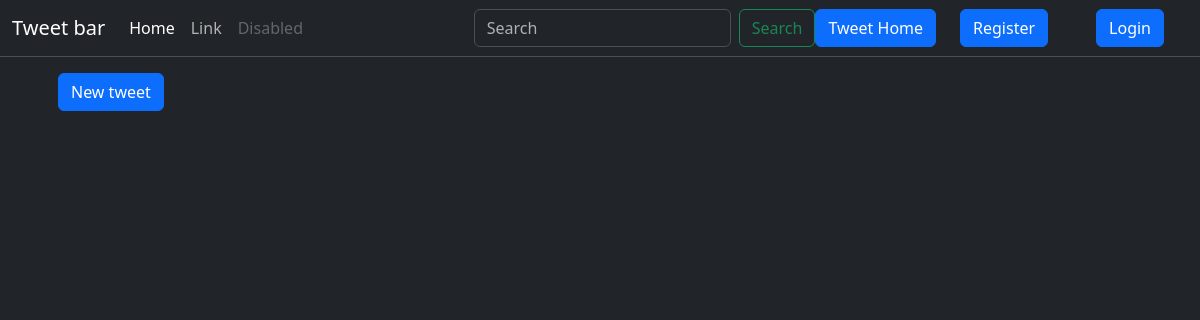
Before: / with the older database file.
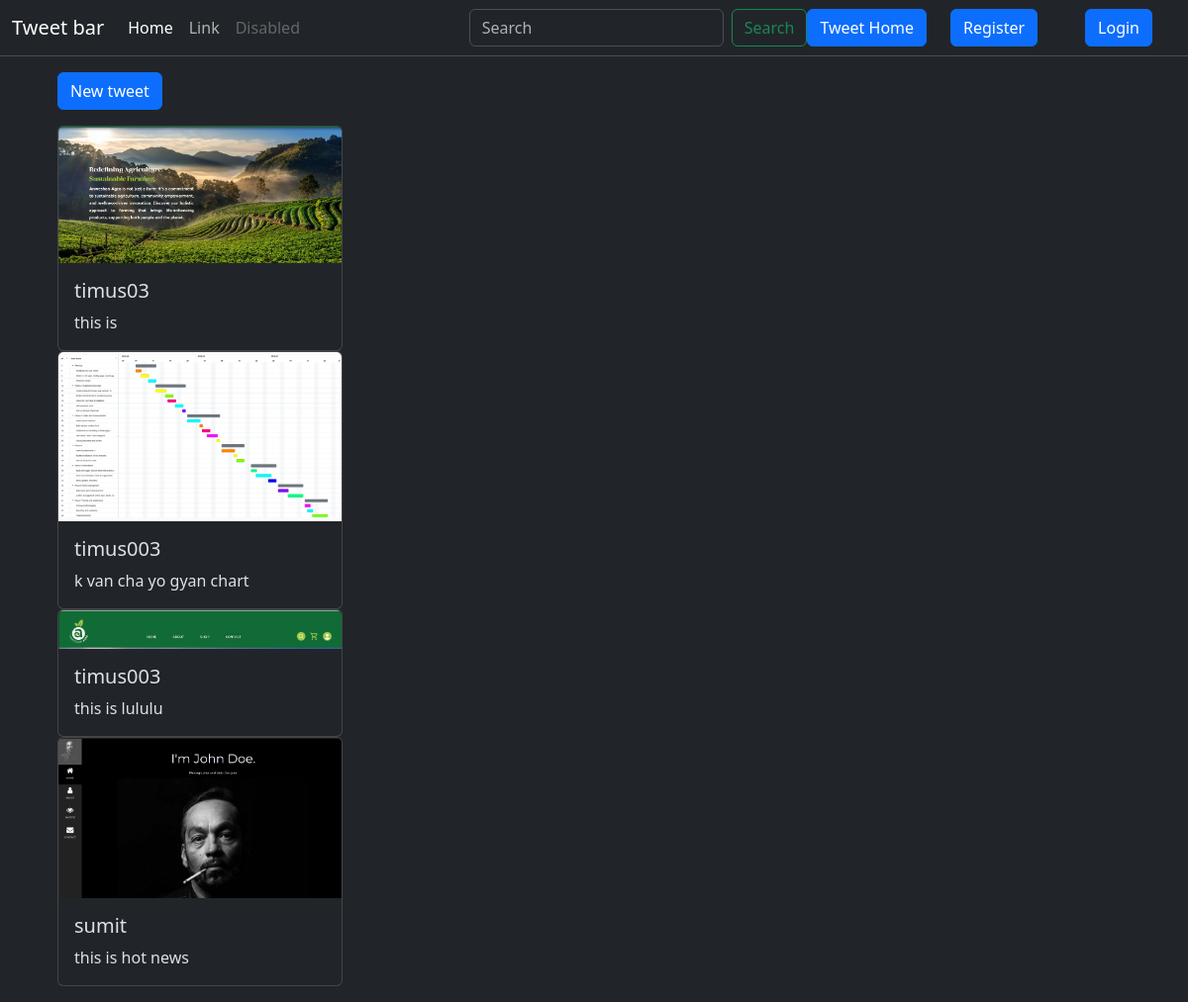
After: the same page with the newer database file.
### api/models.py (models this page shows, shortened)
class Tweet(models.Model):
    user = models.ForeignKey(User, on_delete=models.CASCADE)
    text = models.TextField(max_length=240)
    photo = models.ImageField( upload_to='tweets/photos', blank = False, null = False)
    created_at = models.DateTimeField( auto_now_add=True)
    updated_at = models.DateTimeField( auto_now=True)

### api/views.py (the view)
# urls.py: path('', views.tweet_list, name = "tweet_list" ),
def tweet_list(request):
    tweets = Tweet.objects.all().order_by('-created_at')
    return render(request, 'Tweet_list.html', {'tweets': tweets})

### api/templates/tweet_list.html (shortened to what this page needs)
{% extends "layout.html" %} {% block tittle %} Tweet {% endblock %}
{% block content %}
<div class="container p-3">
    <a href="{% url 'tweet_create'  %}" class="btn btn-primary mb-3">New tweet</a>
  {% for tweet in tweets %}
  <div class="card" style="width: 18rem">
    <img src="{{ tweet.photo.url }}" class="card-img-top" alt="..." />
    <div class="card-body">
      <h5 class="card-title">{{ tweet.user.username }}</h5>
      <p class="card-text">{{ tweet.text }}</p>
    </div>
  </div>
  {% endfor %}
</div>
{% endblock %}

### templates/layout.html (shortened to what this page needs)
{% load static %}
<!DOCTYPE html>
<html lang="en" data-bs-theme="dark">
  <head>
    <link
      href="https://cdn.jsdelivr.net/npm/bootstrap@5.3.6/dist/css/bootstrap.min.css"
      rel="stylesheet"
    />
  </head>
  <body>
    <nav
      class="navbar navbar-expand-lg bg-dark border-bottom border-body"
    >
      <div class="container-fluid">
        <a class="navbar-brand" href="#">Tweet bar</a>
        <div class="collapse navbar-collapse" id="navbarTogglerDemo02">
          <ul class="navbar-nav me-auto mb-2 mb-lg-0">
            <li class="nav-item">
              <a class="nav-link active" aria-current="page" href="#">Home</a>
            </li>
            <li class="nav-item">
              <a class="nav-link" href="#">Link</a>
            </li>
            <li class="nav-item">
              <a class="nav-link disabled" aria-disabled="true">Disabled</a>
            </li>
          </ul>
          <form class="d-flex" role="search">
            <input
              class="form-control me-2"
              type="search"
              placeholder="Search"
              aria-label="Search"
            />
            <button class="btn btn-outline-success" type="submit">
              Search
            </button>
          </form>
          <a href="{% url 'tweet_list' %}" class="btn btn-primary "> Tweet Home</a>
          {%if user.is_authenticated%}
          <form action="{% url 'logout'%}" method="post">
            {% csrf_token %}
            <button class="btn btn-danger" type="submit">logout</button>
          </form>
          {%else%}
          <a href="{% url 'register' %}" class="btn btn-primary mx-4"> Register</a>
          <a href="{% url 'login' %}" class="btn btn-primary mx-4"> Login</a>
          {%endif%}
        </div>
      </div>
    </nav>
    <div class="container">{% block content %} {% endblock %}</div>
  </body>
</html>

Changed rows visible on the page:
added Tweet: photo (picture), user.username "timus03", text "this is"
added Tweet: photo (picture), user.username "timus003", text "k van cha yo gyan chart"
added Tweet: photo (picture), user.username "timus003", text "this is lululu"
added Tweet: photo (picture), user.username "sumit", text "this is hot news"
